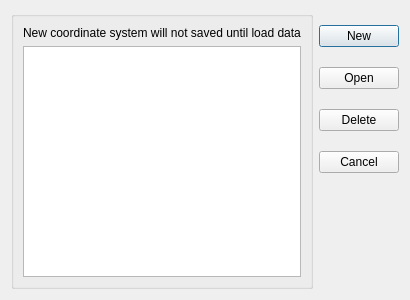
<?xml version="1.0" encoding="UTF-8"?>
<ui version="4.0">
 <class>DialogCoordinateSystems</class>
 <widget class="QDialog" name="DialogCoordinateSystems">
  <property name="geometry">
   <rect>
    <x>0</x>
    <y>0</y>
    <width>400</width>
    <height>300</height>
   </rect>
  </property>
  <property name="windowTitle">
   <string>Dialog</string>
  </property>
  <layout class="QGridLayout" name="gridLayout_2">
   <item row="0" column="0">
    <layout class="QHBoxLayout" name="horizontalLayout">
     <item>
      <widget class="QGroupBox" name="groupBox">
       <property name="title">
        <string/>
       </property>
       <layout class="QGridLayout" name="gridLayout">
        <item row="1" column="0">
         <widget class="QTableWidget" name="tableWidget"/>
        </item>
        <item row="0" column="0">
         <widget class="QLabel" name="label">
          <property name="text">
           <string>&lt;html&gt;&lt;head/&gt;&lt;body&gt;&lt;p&gt;New coordinate system will not saved until load data&lt;/p&gt;&lt;/body&gt;&lt;/html&gt;</string>
          </property>
         </widget>
        </item>
       </layout>
      </widget>
     </item>
     <item>
      <layout class="QVBoxLayout" name="verticalLayout">
       <item>
        <widget class="QPushButton" name="pushButton_new">
         <property name="text">
          <string>New</string>
         </property>
        </widget>
       </item>
       <item>
        <widget class="QPushButton" name="pushButton_open">
         <property name="text">
          <string>Open</string>
         </property>
        </widget>
       </item>
       <item>
        <widget class="QPushButton" name="pushButton_del">
         <property name="text">
          <string>Delete</string>
         </property>
        </widget>
       </item>
       <item>
        <widget class="QPushButton" name="pushButton_cancel">
         <property name="text">
          <string>Cancel</string>
         </property>
        </widget>
       </item>
       <item>
        <spacer name="verticalSpacer">
         <property name="orientation">
          <enum>Qt::Vertical</enum>
         </property>
         <property name="sizeType">
          <enum>QSizePolicy::Minimum</enum>
         </property>
         <property name="sizeHint" stdset="0">
          <size>
           <width>20</width>
           <height>100</height>
          </size>
         </property>
        </spacer>
       </item>
      </layout>
     </item>
    </layout>
   </item>
  </layout>
 </widget>
 <resources/>
 <connections/>
</ui>
